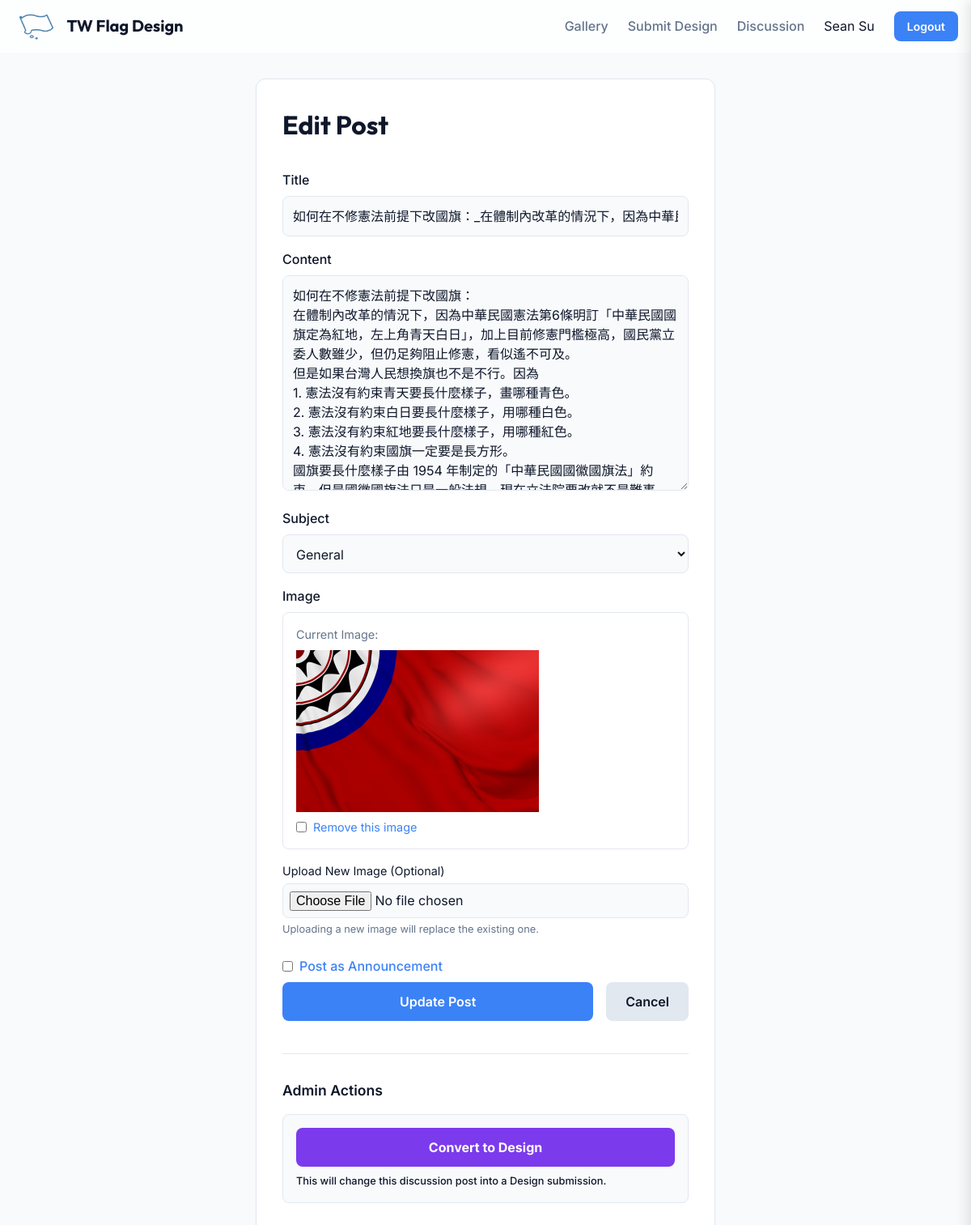
The app's page /post/186/edit (signed in), older data.
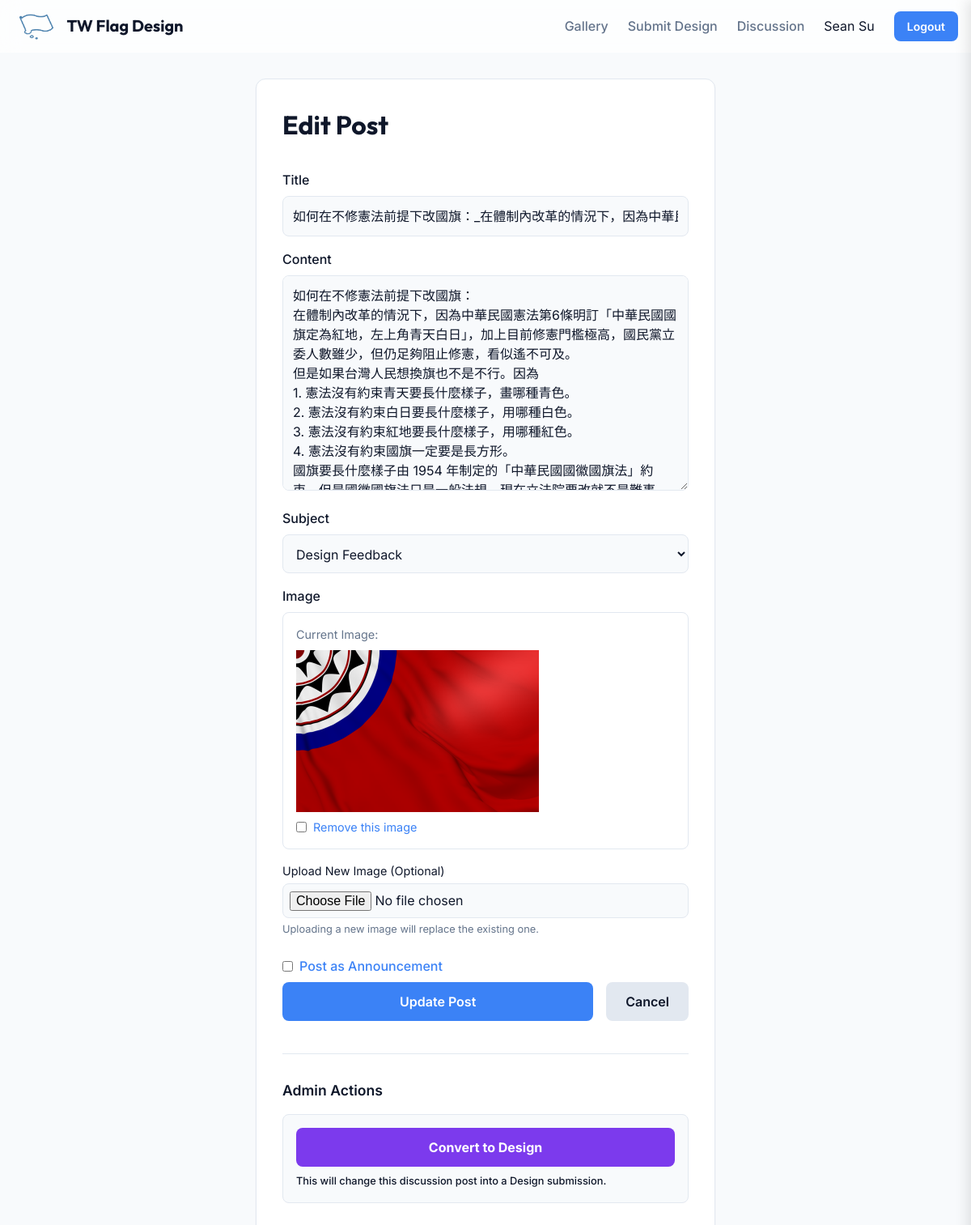
The same page, newer data.
### app/models.py (models this page shows, shortened)
class Post(db.Model):
    id = db.Column(db.Integer, primary_key=True)
    title = db.Column(db.String(100), nullable=False)
    content = db.Column(db.Text, nullable=False)
    post_type = db.Column(db.String(20), nullable=False) # 'announcement' or 'discussion'
    subject = db.Column(db.String(50), nullable=True)
    image_filename = db.Column(db.String(100), nullable=True)
    created_at = db.Column(db.DateTime, nullable=False, default=datetime.utcnow)
    user_id = db.Column(db.Integer, db.ForeignKey('user.id'), nullable=False)
    comments = db.relationship('Comment', backref='post', lazy=True)

### app/main/routes.py (the view, shortened to what this page needs)
@bp.route('/post/<int:post_id>/edit', methods=['GET', 'POST'])
@login_required
def edit_post(post_id):
    post = Post.query.get_or_404(post_id)
    if post.author != current_user and not current_user.is_admin:
        abort(403)
    subjects = ['General', 'Design Feedback', 'Voting Process', 'Symbolism', 'Past Designs', 'Colonial Flags']
    return render_template('edit_post.html', post=post, subjects=subjects)

### app/models.py (called while the page is built)
@login_manager.user_loader
def load_user(user_id):
    return User.query.get(int(user_id))

### app/templates/edit_post.html (shortened to what the changed rows need)
{% extends "layout.html" %}
{% block content %}
<div class="container" style="max-width: 600px;">
    <div class="card" style="padding: 2rem;">
        <h1 style="font-family: var(--font-heading); margin-bottom: 2rem; color: var(--color-primary);">Edit Post</h1>
        <form method="POST" enctype="multipart/form-data">
            <div style="margin-bottom: 1rem;">
                <label for="title" style="display: block; margin-bottom: 0.5rem; font-weight: 500;">Title</label>
                <input type="text" name="title" id="title" placeholder="Title" required value="{{ post.title }}"
                    style="width: 100%; padding: 0.75rem; border: 1px solid var(--color-border); border-radius: var(--radius-md); background: var(--color-background); color: var(--color-text-main);">
            </div>
            <div style="margin-bottom: 1rem;">
                <label for="content" style="display: block; margin-bottom: 0.5rem; font-weight: 500;">Content</label>
                <textarea name="content" id="content" placeholder="Write your post content here..." required rows="10"
                    style="width: 100%; padding: 0.75rem; border: 1px solid var(--color-border); border-radius: var(--radius-md); background: var(--color-background); color: var(--color-text-main); font-family: var(--font-sans); resize: vertical;">{{ post.content }}</textarea>
            </div>
            <div style="margin-bottom: 1rem;">
                <label for="subject" style="display: block; margin-bottom: 0.5rem; font-weight: 500;">Subject</label>
                <select name="subject" id="subject" required
                    style="width: 100%; padding: 0.75rem; border: 1px solid var(--color-border); border-radius: var(--radius-md); background: var(--color-background); color: var(--color-text-main);">
                    {% for subject in subjects %}
                    <option value="{{ subject }}" {% if post.subject==subject %}selected{% endif %}>{{ subject }}
                    </option>
                    {% endfor %}
                </select>
            </div>
            <div style="margin-bottom: 1.5rem;">
                {% if post.image_filename %}
                <div
                    style="margin-bottom: 1rem; padding: 1rem; border: 1px solid var(--color-border); border-radius: var(--radius-md);">
                    <p style="margin-bottom: 0.5rem; font-size: 0.9rem; color: var(--color-text-muted);">Current Image:
                    </p>
                    <img src="{{ url_for('static', filename='uploads/' + post.image_filename) }}" alt="Current Image"
                        style="max-height: 200px; max-width: 100%; display: block; margin-bottom: 0.5rem;">
                    <div style="display: flex; align-items: center; gap: 0.5rem;">
                        <input type="checkbox" id="remove_image" name="remove_image" value="yes">
                        <label for="remove_image" style="color: var(--color-accent); font-size: 0.9rem;">Remove this
                            image</label>
                    </div>
                </div>
                {% endif %}
            </div>
            {% if current_user.is_admin %}
            <div style="margin-bottom: 1.5rem; display: flex; flex-direction: column; gap: 0.5rem;">
                <div style="display: flex; align-items: center; gap: 0.5rem;">
                    <input type="checkbox" id="is_announcement" name="is_announcement" value="yes" >
                    <label for="is_announcement" style="font-weight: 500; color: var(--color-accent);">Post as
                        Announcement</label>
                </div>
                {% endif %}
        </form>
    </div>
</div>
{% endblock %}

Row changes from the older to the newer data that the page shows:
changed Post "如何在不修憲法前提下改國旗：_在體制內改革的情況下，因為中華民國憲法第6條明": subject "General" → "Design Feedback"
